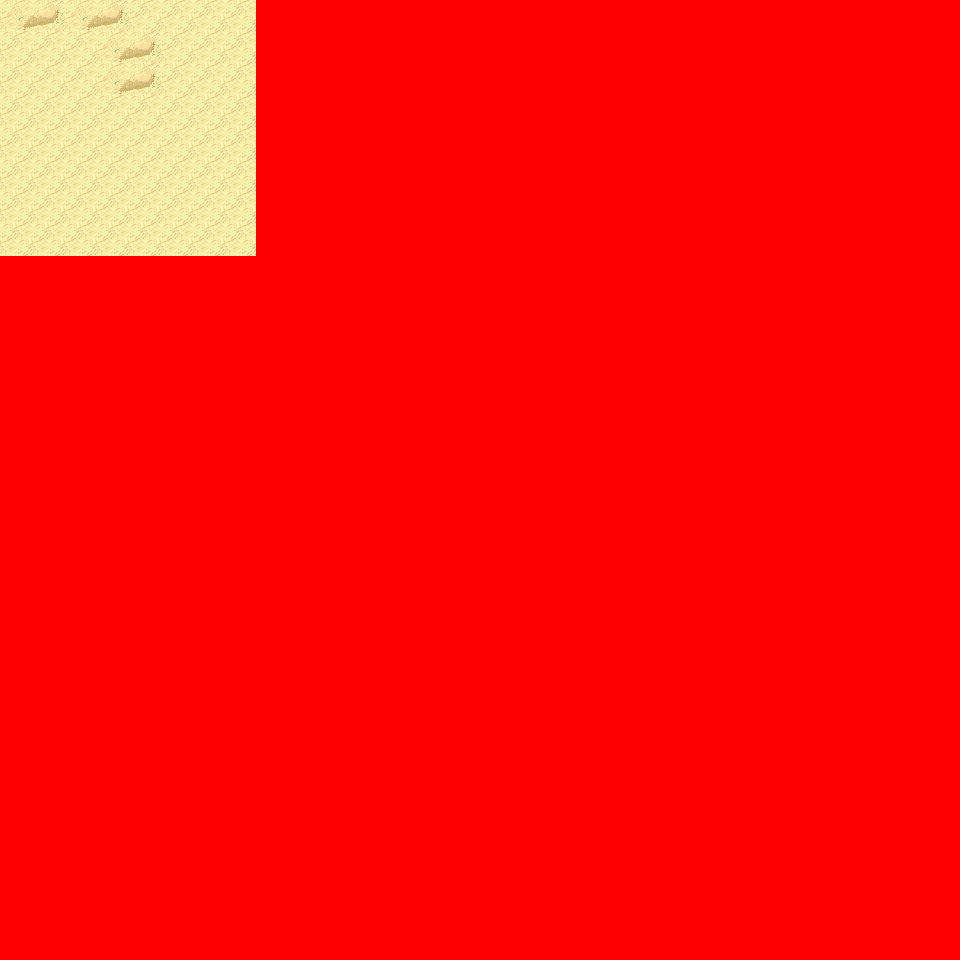

This game map was drawn from its Tiled (.tmx) file and the tilesets committed beside it. A one-line description and the trimmed map source follow:
An orthogonal 30x30 tile map with 32x32 px tiles, 6 tile layers (Ground, Object, Object2, Above, ...), 6 tilesets and 2 objects (2x mapchange).

<map version="1.0" orientation="orthogonal" renderorder="right-down" width="30" height="30" tilewidth="32" tileheight="32" nextobjectid="3">
  <tileset firstgid="1" name="tileset_logic_collision" tilewidth="32" tileheight="32" tilecount="1" columns="1">
    <image source="../drawable/tileset_logic_collision.png" width="32" height="32" />
  </tileset>
  <tileset firstgid="2" name="tileset_terrain_desert" tilewidth="32" tileheight="32" tilecount="88" columns="8">
    <image source="../drawable/tileset_terrain_desert.png" width="256" height="352" />
  </tileset>
  <tileset firstgid="90" name="tileset_ground_sand_2" tilewidth="32" tileheight="32" tilecount="15" columns="5">
    <image source="../drawable/tileset_ground_sand_2.png" width="160" height="96" />
  </tileset>
  <tileset firstgid="105" name="tileset_plant_cactus_2" tilewidth="32" tileheight="32" tilecount="10" columns="5">
    <image source="../drawable/tileset_plant_cactus_2.png" width="160" height="64" />
  </tileset>
  <tileset firstgid="115" name="tileset_plant_round_cactuses" tilewidth="32" tileheight="32" tilecount="20" columns="10">
    <image source="../drawable/tileset_plant_round_cactuses.png" width="320" height="64" />
  </tileset>
  <tileset firstgid="135" name="tileset_plant_cactus" tilewidth="32" tileheight="32" tilecount="2" columns="1">
    <image source="../drawable/tileset_plant_cactus.png" width="32" height="64" />
  </tileset>
  <layer name="Ground" width="30" height="30">
    <data>[900 cells, 218 non-empty, 3 distinct tile ids]</data>
  </layer>
  <layer name="Object" width="30" height="30">
    <data>[900 cells, 0 non-empty, 0 distinct tile ids]</data>
  </layer>
  <layer name="Object2" width="30" height="30">
    <data>[900 cells, 0 non-empty, 0 distinct tile ids]</data>
  </layer>
  <layer name="Above" width="30" height="30">
    <data>[900 cells, 0 non-empty, 0 distinct tile ids]</data>
  </layer>
  <layer name="Above2" width="30" height="30">
    <data>[900 cells, 0 non-empty, 0 distinct tile ids]</data>
  </layer>
  <layer name="Walkable" width="30" height="30">
    <data>[900 cells, 836 non-empty, 1 distinct tile ids]</data>
  </layer>
  <objectgroup name="MapEvents">
    <object id="1" name="north" type="mapchange" x="0" y="0" width="256" height="32">
      <properties>
        <property name="map" value="0_ados_mountain_n2_w2_x3_y3" />
        <property name="place" value="south" />
      </properties>
    </object>
    <object id="2" name="west" type="mapchange" x="0" y="0" width="32" height="256">
      <properties>
        <property name="map" value="0_ados_mountain_n2_w2_x2_y4" />
        <property name="place" value="east" />
      </properties>
    </object>
  </objectgroup>
</map>
